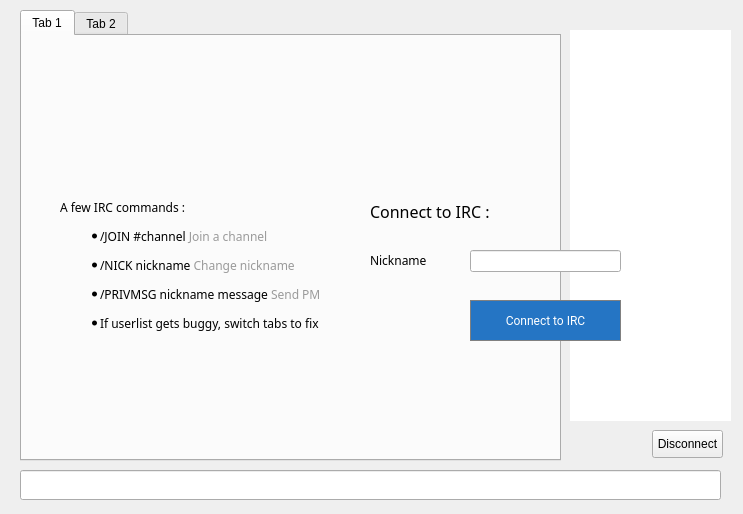
<?xml version="1.0" encoding="UTF-8"?>
<ui version="4.0">
 <class>ChatWindowClass</class>
 <widget class="QWidget" name="ChatWindowClass">
  <property name="geometry">
   <rect>
    <x>0</x>
    <y>0</y>
    <width>743</width>
    <height>514</height>
   </rect>
  </property>
  <widget class="QWidget" name="widget_2" native="true">
   <property name="geometry">
    <rect>
     <x>0</x>
     <y>0</y>
     <width>741</width>
     <height>511</height>
    </rect>
   </property>
   <widget class="QWidget" name="splitter" native="true">
    <property name="enabled">
     <bool>true</bool>
    </property>
    <property name="geometry">
     <rect>
      <x>10</x>
      <y>10</y>
      <width>721</width>
      <height>501</height>
     </rect>
    </property>
    <property name="styleSheet">
     <string notr="true"/>
    </property>
    <widget class="QTabWidget" name="tab">
     <property name="geometry">
      <rect>
       <x>10</x>
       <y>0</y>
       <width>541</width>
       <height>451</height>
      </rect>
     </property>
     <property name="styleSheet">
      <string notr="true"/>
     </property>
     <property name="tabShape">
      <enum>QTabWidget::Rounded</enum>
     </property>
     <property name="currentIndex">
      <number>0</number>
     </property>
     <property name="tabsClosable">
      <bool>false</bool>
     </property>
     <widget class="QWidget" name="widget_4">
      <attribute name="title">
       <string>Tab 1</string>
      </attribute>
     </widget>
     <widget class="QWidget" name="tab_5">
      <attribute name="title">
       <string>Tab 2</string>
      </attribute>
     </widget>
    </widget>
    <widget class="QLineEdit" name="lineEdit">
     <property name="geometry">
      <rect>
       <x>10</x>
       <y>460</y>
       <width>701</width>
       <height>30</height>
      </rect>
     </property>
     <property name="sizePolicy">
      <sizepolicy hsizetype="Fixed" vsizetype="Fixed">
       <horstretch>0</horstretch>
       <verstretch>0</verstretch>
      </sizepolicy>
     </property>
     <property name="maximumSize">
      <size>
       <width>16777215</width>
       <height>30</height>
      </size>
     </property>
    </widget>
    <widget class="QListView" name="userView">
     <property name="geometry">
      <rect>
       <x>560</x>
       <y>20</y>
       <width>161</width>
       <height>391</height>
      </rect>
     </property>
     <property name="minimumSize">
      <size>
       <width>0</width>
       <height>300</height>
      </size>
     </property>
     <property name="styleSheet">
      <string notr="true">border-radius:10px;</string>
     </property>
    </widget>
    <widget class="QPushButton" name="disconnect">
     <property name="geometry">
      <rect>
       <x>642</x>
       <y>420</y>
       <width>71</width>
       <height>28</height>
      </rect>
     </property>
     <property name="text">
      <string>Disconnect</string>
     </property>
    </widget>
   </widget>
   <widget class="QWidget" name="hide3" native="true">
    <property name="geometry">
     <rect>
      <x>0</x>
      <y>0</y>
      <width>741</width>
      <height>511</height>
     </rect>
    </property>
    <property name="styleSheet">
     <string notr="true">font-family:Proxima Nova Rg;</string>
    </property>
    <widget class="QWidget" name="layoutWidget">
     <property name="geometry">
      <rect>
       <x>10</x>
       <y>6</y>
       <width>731</width>
       <height>41</height>
      </rect>
     </property>
     <layout class="QHBoxLayout" name="hide1">
      <property name="spacing">
       <number>7</number>
      </property>
     </layout>
    </widget>
    <widget class="QLabel" name="label_2">
     <property name="geometry">
      <rect>
       <x>60</x>
       <y>160</y>
       <width>291</width>
       <height>211</height>
      </rect>
     </property>
     <property name="text">
      <string>&lt;html&gt;&lt;head/&gt;&lt;body&gt;&lt;p&gt;A few IRC commands :&lt;/p&gt;&lt;ul style=&quot;margin-top: 0px; margin-bottom: 0px; margin-left: 0px; margin-right: 0px; -qt-list-indent: 1;&quot;&gt;&lt;li style=&quot; margin-top:12px; margin-bottom:12px; margin-left:0px; margin-right:0px; -qt-block-indent:0; text-indent:0px;&quot;&gt;/JOIN #channel &lt;span style=&quot; color:#9a9a9a;&quot;&gt;Join a channel&lt;/span&gt;&lt;/li&gt;&lt;li style=&quot; margin-top:12px; margin-bottom:12px; margin-left:0px; margin-right:0px; -qt-block-indent:0; text-indent:0px;&quot;&gt;/NICK nickname &lt;span style=&quot; color:#9a9a9a;&quot;&gt;Change nickname&lt;/span&gt;&lt;/li&gt;&lt;li style=&quot; margin-top:12px; margin-bottom:12px; margin-left:0px; margin-right:0px; -qt-block-indent:0; text-indent:0px;&quot;&gt;/PRIVMSG nickname message &lt;span style=&quot; color:#9a9a9a;&quot;&gt;Send PM &lt;/span&gt;&lt;/li&gt;&lt;li style=&quot; margin-top:0px; margin-bottom:0px; margin-left:0px; margin-right:0px; -qt-block-indent:0; text-indent:0px;&quot;&gt;If userlist gets buggy, switch tabs to fix&lt;/li&gt;&lt;/ul&gt;&lt;/body&gt;&lt;/html&gt;</string>
     </property>
    </widget>
    <widget class="QLineEdit" name="editPseudo">
     <property name="geometry">
      <rect>
       <x>470</x>
       <y>250</y>
       <width>151</width>
       <height>22</height>
      </rect>
     </property>
     <property name="text">
      <string/>
     </property>
    </widget>
    <widget class="QLabel" name="label_5">
     <property name="geometry">
      <rect>
       <x>370</x>
       <y>250</y>
       <width>61</width>
       <height>21</height>
      </rect>
     </property>
     <property name="text">
      <string>Nickname</string>
     </property>
    </widget>
    <widget class="QPushButton" name="buttonConnect">
     <property name="geometry">
      <rect>
       <x>470</x>
       <y>300</y>
       <width>151</width>
       <height>41</height>
      </rect>
     </property>
     <property name="styleSheet">
      <string notr="true">border-radius:40px ;border:1px solid grey; background-color: rgb(37, 117, 196); font-family: Roboto; color: white;

</string>
     </property>
     <property name="text">
      <string>Connect to IRC</string>
     </property>
    </widget>
    <widget class="QLabel" name="label_10">
     <property name="geometry">
      <rect>
       <x>370</x>
       <y>200</y>
       <width>161</width>
       <height>21</height>
      </rect>
     </property>
     <property name="text">
      <string>&lt;html&gt;&lt;head/&gt;&lt;body&gt;&lt;p&gt;&lt;span style=&quot; font-size:12pt;&quot;&gt;Connect to IRC :&lt;/span&gt;&lt;/p&gt;&lt;/body&gt;&lt;/html&gt;</string>
     </property>
    </widget>
   </widget>
  </widget>
  <action name="actionQuit">
   <property name="text">
    <string>Quitter</string>
   </property>
   <property name="shortcut">
    <string>Ctrl+Q</string>
   </property>
  </action>
  <action name="actionCloseTab">
   <property name="text">
    <string>Fermer l'onglet</string>
   </property>
  </action>
 </widget>
 <layoutdefault spacing="6" margin="11"/>
 <resources/>
 <connections/>
</ui>
